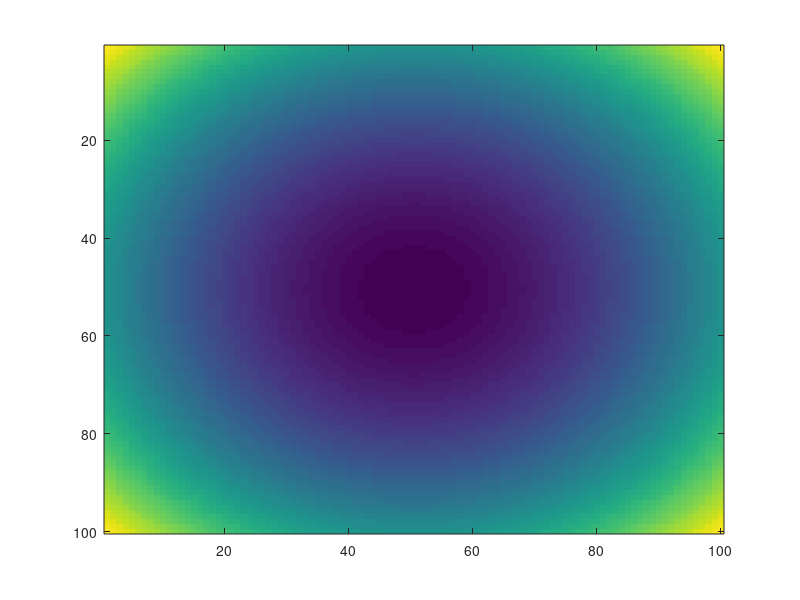
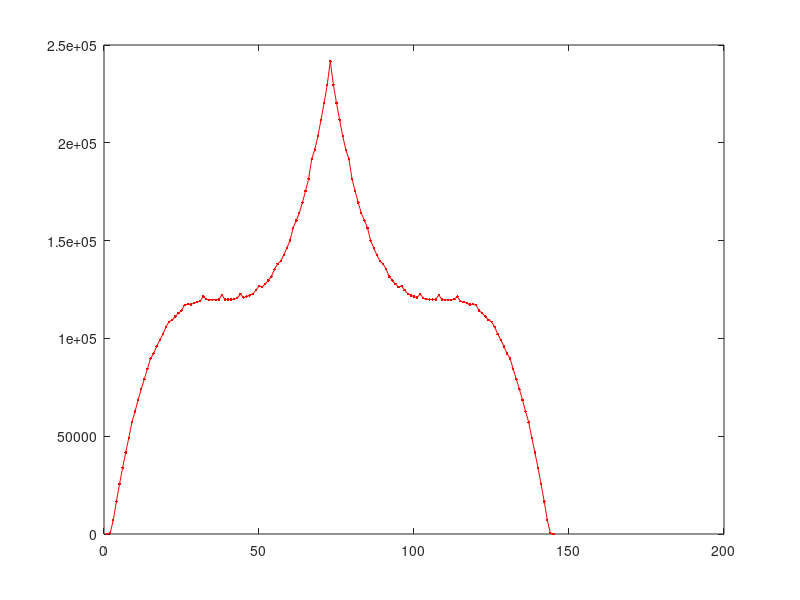
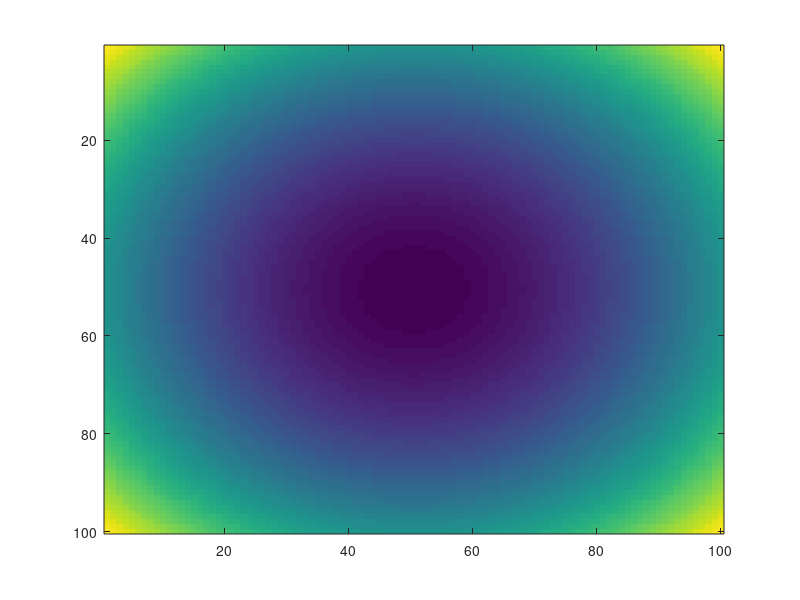
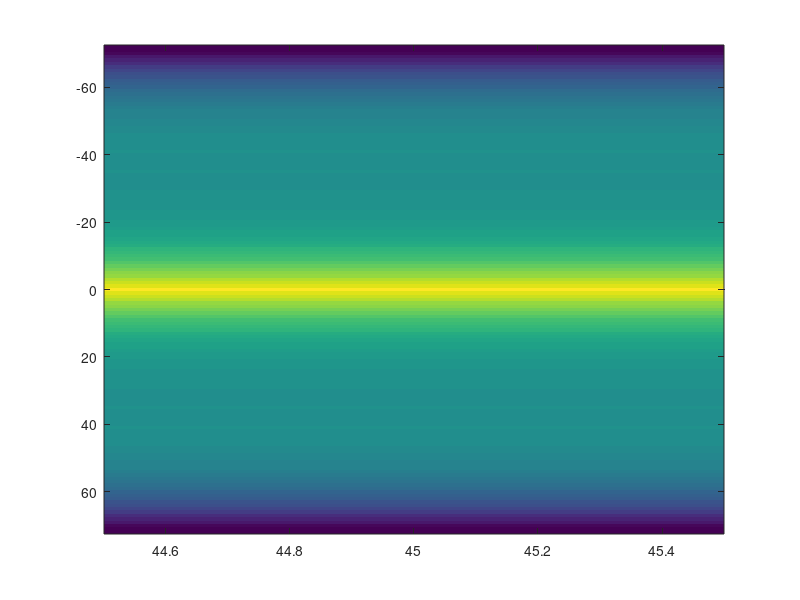

Recreate these plots in MATLAB, in order.
function Reconstruction2D;
close all
% I=ones(40,40);
% I(2,2)=0.5;
% I(2,3)=0.7;
% I(3,2)=1;
% I(3,3)=0.9;

x=linspace(0,100,100);
y=linspace(0,100,100);
[X,Y] = meshgrid(x,y);
I=(X-50).^2+(Y-50).^2;
figure('name','Object');
imagesc(I)
theta=45;%[0 45];%0:180;%
[R,xp]=radon(I,theta);
R1=R(:,1);
figure('name','Projection')
plot(1:length(R1),R1,'r.-')
figure('name','original sample')
imagesc(I);
figure('name','Radon Transform')
imagesc(theta,xp,R);
Ip=iradon(R,theta);
figure('name','Reconstructed sample');
imagesc(Ip)
TransR=exp(-R);
